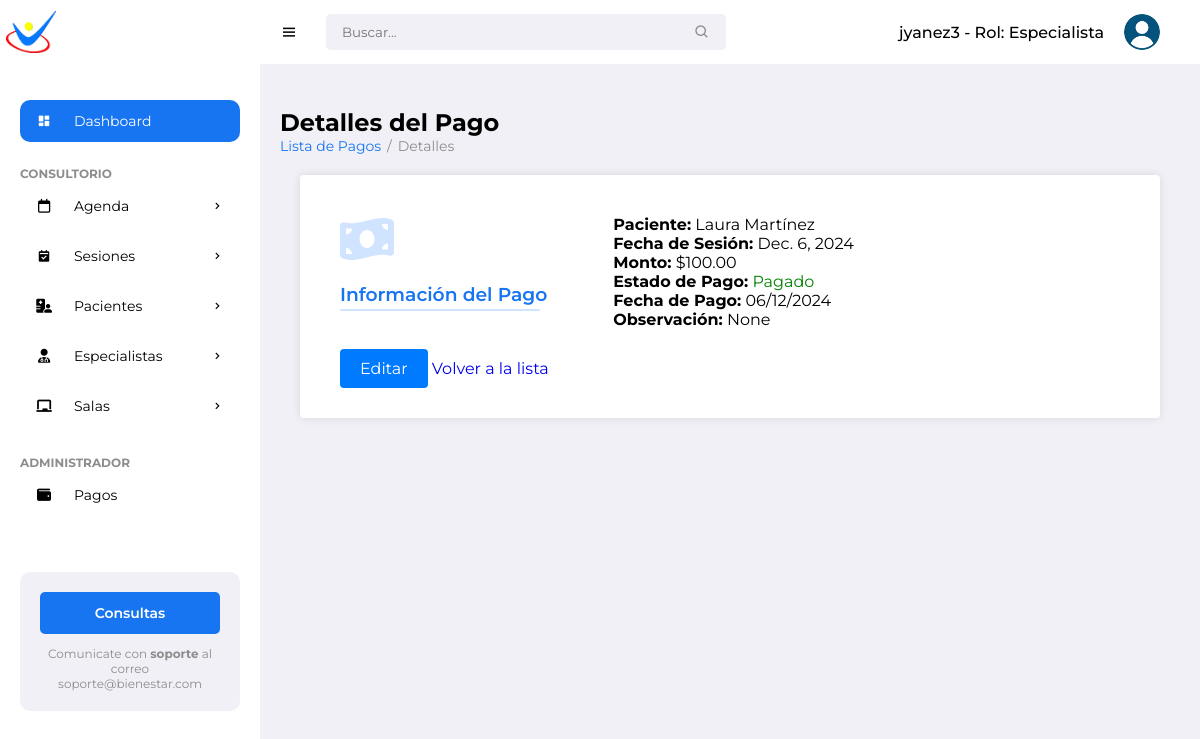
Page /payments/7/ (signed in) on the committed database.
### pacientes/models.py (models this page shows, shortened)
class Specialist(models.Model):
    ROLES = [
        ('especialista', 'Especialista'),
        ('administrador', 'Administrador'),
    ]
    user = models.OneToOneField(
    User,
    on_delete=models.CASCADE,
    related_name='specialist_profile',
    null=True  # Temporalmente permite nulos para manejar datos existentes
    )
    specialty = models.CharField(max_length=100)
    phone = models.CharField(max_length=20)
    dni = models.CharField(max_length=20, unique=True)
    profile_image = models.ImageField(upload_to='specialist_images/', null=True, blank=True)
    role = models.CharField(max_length=20, choices=ROLES, default='especialista')

class Payment(models.Model):
    session = models.OneToOneField(Session, on_delete=models.CASCADE, related_name='payment')
    is_paid = models.BooleanField(default=False)
    payment_date = models.DateField(null=True, blank=True)
    amount = models.DecimalField(max_digits=10, decimal_places=2)
    payment_observation = models.TextField(blank=True, null=True)
    created_at = models.DateTimeField(auto_now_add=True)
    updated_at = models.DateTimeField(auto_now=True)
    class Meta:
        ordering = ['-session__date']
        verbose_name = 'Payment'
        verbose_name_plural = 'Payments'

class Session(models.Model):
    STATUS_CHOICES = [
        ('Pendiente', 'Pendiente'),
        ('Realizada', 'Realizada'),
        ('Cancelada', 'Cancelada')
    ]
    patient = models.ForeignKey(Patient, on_delete=models.CASCADE, related_name='sessions')
    specialist = models.ForeignKey(Specialist, on_delete=models.CASCADE, related_name='sessions')
    room = models.ForeignKey(Room, on_delete=models.SET_NULL, null=True, related_name='sessions')
    date = models.DateField()
    time = models.TimeField()
    objective = models.CharField(max_length=255)
    activity = models.TextField()
    materials = models.TextField(blank=True)
    observation = models.TextField(blank=True)
    attachment = models.FileField(upload_to='session_attachments/', blank=True, null=True)
    status = models.CharField(
        max_length=10,
        choices=STATUS_CHOICES,
        default='Pendiente',
        help_text="Estado de la sesión: 'Pendiente', 'Completada o 'Cancelada'."
    )
    paid_in_advance = models.BooleanField(default=False, verbose_name="Pagada por adelantado")

class Patient(models.Model):
    name = models.CharField(max_length=100)
    surname = models.CharField(max_length=100)
    date_of_birth = models.DateField()
    gender = models.CharField(max_length=10, choices=[('M','Male'), ('F','Female')])
    address = models.CharField(max_length=255)
    phone_number = models.CharField(max_length=20)
    email = models.EmailField()
    cost_session = models.DecimalField(max_digits=10, decimal_places=2, default=0)
    photo = models.ImageField(upload_to='patient_photos/', blank=True, null=True)
    marital_status = models.CharField(max_length=20)
    medical_diagnosis = models.TextField()
    attachments = models.FileField(upload_to='patient_attachments/', blank=True, null=True)
    therapy = models.CharField(max_length=100)
    education = models.CharField(max_length=100, default='No especificado')
    therapist = models.ForeignKey(Specialist, on_delete=models.SET_NULL, null=True, related_name='patients')
    medical_history = models.TextField(blank=True, null=True)
    allergies = models.CharField(max_length=255, blank=True)  # Changed from TextField
    emergency_contact_name = models.CharField(max_length=100)
    emergency_contact_phone = models.CharField(max_length=20)  # Updated length
    notes = models.TextField(blank=True)
    created_date = models.DateTimeField(auto_now_add=True)
    status = models.CharField(max_length=50, choices=[
        ('Active', 'Active'),
        ('Discharged', 'Discharged'),
        ('Suspended', 'Suspended')
    ], blank=True,
        null=True)

### pacientes/views.py (the view)
# urls.py: path('payments/<int:payment_id>/', views.payment_detail, name='payment_detail'),
@login_required
def payment_detail(request, payment_id):
    payment = get_object_or_404(Payment, id=payment_id)
    return render(request, 'pacientes/payments/payment_detail.html',
                 {'payment': payment})

### pacientes/templates/pacientes/payments/payment_detail.html
{% extends "pacientes/base/base.html" %}
{% block content %}
<h1>Detalles del Pago</h1>
<ul class="breadcrumbs">
    <li><a href="{% url 'payment_list' %}">Lista de Pagos</a></li>
    <li class="divider">/</li>
    <li><a href="#" class="active">Detalles</a></li>
</ul>
<div class="form-container">
    <div class="row section">
        <div class="col-title">
            <i class="fas fa-money-bill-wave"></i>
            <h3>Información del Pago</h3>
        </div>
        <div class="col-fields">
            <p><strong>Paciente:</strong> {{ payment.session.patient.name }} {{ payment.session.patient.surname }}</p>
            <p><strong>Fecha de Sesión:</strong> {{ payment.session.date }}</p>
            <p><strong>Monto:</strong> ${{ payment.amount }}</p>
            <p><strong>Estado de Pago:</strong>
                <span style="color: {% if payment.is_paid %}green{% else %}red{% endif %};">
                    {% if payment.is_paid %}Pagado{% else %}No Pagado{% endif %}
                </span>
            </p>
            <p><strong>Fecha de Pago:</strong> {{ payment.payment_date|date:"d/m/Y" }}</p>
            <p><strong>Observación:</strong> {{ payment.payment_observation }}</p>
        </div>
    </div>
    <div class="button-group">
        <a href="{% url 'edit_payment' payment.id %}" class="btn btn-primary">Editar</a>
        <a href="{% url 'payment_list' %}" class="btn btn-secondary">Volver a la lista</a>
    </div>
</div>
{% endblock %}

### pacientes/templates/pacientes/base/base.html (shortened to what this page needs)
{% load static %}
<!DOCTYPE html>
<html lang="en">
<head>
	<link href='https://unpkg.com/boxicons@2.0.9/css/boxicons.min.css' rel='stylesheet'>
	<link rel="stylesheet" href="https://cdnjs.cloudflare.com/ajax/libs/font-awesome/6.5.2/css/all.min.css">
	<link rel="stylesheet" href="{% static 'pacientes/css/styles.css' %}">
</head>
<body>
		<section id="sidebar">
			<a href="#" class="brand"><img src="{% static 'pacientes/images/min_logo.png' %}" alt="" style="width: 50px;"></a>
			<ul class="side-menu">
				<li><a href="#" class="active"><i class='bx bxs-dashboard icon' ></i> Dashboard</a></li>
				<li class="divider" data-text="Consultorio"></li>
				<li>
					<a href="{% url 'calendar' %}"><i class="fa-regular fa-calendar icon"></i>Agenda <i class='bx bx-chevron-right icon-right' ></i></a>
				</li>
				<li>
					<a href="{% url 'reservation_list' %}">
						<i class='bx bxs-calendar-check icon'></i> Sesiones
						<i class='bx bx-chevron-right icon-right'></i>
					</a>
				</li>
				<li>
					<a href="#"><i class="fa-solid fa-hospital-user icon"></i> Pacientes <i class='bx bx-chevron-right icon-right' ></i></a>
				</li>
				<li>
					<a href="#">
						<i class="fa-solid fa-user-doctor icon"></i> Especialistas
						<i class='bx bx-chevron-right icon-right'></i>
					</a>
				</li>
				<li>
			<a href="#">
				<i class="fas fa-chalkboard icon"></i> Salas
			<i class='bx bx-chevron-right icon-right'></i>
			</a>
	       </li>
			<li class="divider" data-text="Administrador"></li>
			<li><a href="{% url 'payment_list' %}"><i class="fa-solid fa-wallet icon"></i> Pagos</a></li>
		</ul>
			<div class="ads">
				<div class="wrapper">
					<a href="mailto:soporteit@ingenieriaterra.com.ar" class="btn-upgrade">Consultas</a>
					<p>Comunicate con <span>soporte</span> al correo soporte@bienestar.com</p>
				</div>
			</div>
		</section>
	<section id="content">
		<nav>
			<i class='bx bx-menu toggle-sidebar' ></i>
			<form action="#">
				<div class="form-group">
					<input type="text" placeholder="Buscar...">
					<i class='bx bx-search icon' ></i>
				</div>
			</form>
			<div class="profile">
				<span class="username">
					{{ user.username }}
					{% if user.specialist_profile %}
						- Rol: {{ user.specialist_profile.role|title }}
					{% else %}
						- Rol: Usuario sin perfil asignado
					{% endif %}
				</span>
				<img src="{% static 'pacientes/images/usuario.png' %}" alt="">
			</div>
		</nav>
		<main>
			  <div class="main-content">
                {% block content %}{% endblock %}
            </div>
		</main>
</body>
</html>

### pacientes/static/pacientes/css/styles.css (style rules this page uses)
* { font-family: 'Montserrat', sans-serif; margin: 0; padding: 0; box-sizing: border-box; }
:root { --grey: #F1F0F6; --dark-grey: #8D8D8D; --light: #fff; --dark: #000; --green: #81D43A; --light-green: #E3FFCB; --blue: #1775F1; --light-blue: #D0E4FF; --dark-blue: #0C5FCD; --red: #FC3B56; }
html { overflow-x: hidden; }
body { background: var(--grey); overflow-x: hidden; }
a { text-decoration: none; }
h1 { color: #000; }
li { list-style: none; }
#sidebar { position: fixed; max-width: 260px; width: 100%; background: var(--light); top: 0; left: 0; height: 100%; overflow-y: auto; scrollbar-width: none; transition: all .3s ease; z-index: 200; }
#sidebar .brand { font-size: 24px; display: flex; align-items: center; height: 64px; font-weight: 700; color: var(--blue); position: sticky; top: 0; left: 0; z-index: 100; background: var(--light); transition: all .3s ease; padding: 0 6px; }
#sidebar .icon { min-width: 48px; display: flex; justify-content: center; align-items: center; margin-right: 6px; }
#sidebar .icon-right { margin-left: auto; transition: all .3s ease; }
#sidebar .side-menu { margin: 36px 0; padding: 0 20px; transition: all .3s ease; }
#sidebar .side-menu a { display: flex; align-items: center; font-size: 14px; color: var(--dark); padding: 12px 16px 12px 0; transition: all .3s ease; border-radius: 10px; margin: 4px 0; white-space: nowrap; }
#sidebar .side-menu > li > a.active, #sidebar .side-menu > li > a.active:hover { background: var(--blue); color: var(--light); }
#sidebar .divider { margin-top: 24px; font-size: 12px; text-transform: uppercase; font-weight: 700; color: var(--dark-grey); transition: all .3s ease; white-space: nowrap; }
#sidebar .ads { width: 100%; padding: 20px; }
#sidebar .ads .wrapper { background: var(--grey); padding: 20px; border-radius: 10px; }
#sidebar .btn-upgrade { font-size: 14px; display: flex; justify-content: center; align-items: center; padding: 12px 0; color: var(--light); background: var(--blue); transition: all .3s ease; border-radius: 5px; font-weight: 600; margin-bottom: 12px; }
#sidebar .ads .wrapper p { font-size: 12px; color: var(--dark-grey); text-align: center; }
#sidebar .ads .wrapper p span { font-weight: 700; }
#content { position: relative; width: calc(100% - 260px); left: 260px; transition: all .3s ease; }
nav { background: var(--light); height: 64px; padding: 0 20px; display: flex; align-items: center; grid-gap: 28px; position: sticky; top: 0; left: 0; z-index: 100; }
nav .toggle-sidebar { font-size: 18px; cursor: pointer; }
nav form { max-width: 400px; width: 100%; margin-right: auto; }
nav .form-group { position: relative; }
nav .form-group input { width: 100%; background: var(--grey); border-radius: 5px; border: none; outline: none; padding: 10px 36px 10px 16px; transition: all .3s ease; }
nav .form-group .icon { position: absolute; top: 50%; transform: translateY(-50%); right: 16px; color: var(--dark-grey); }
nav .profile { position: relative; display: flex; align-items: center; margin-right: 20px; grid-gap: 10px; }
nav .profile img { width: 36px; height: 36px; border-radius: 50%; object-fit: cover; cursor: pointer; }
nav .profile .username { font-size: 16px; font-weight: 500; color: var(--dark); margin-right: 10px; }
main { width: 100%; padding: 24px 20px 20px 20px; }
main .breadcrumbs { display: flex; grid-gap: 6px; }
main .breadcrumbs li, main .breadcrumbs li a { font-size: 14px; }
main .breadcrumbs li a { color: var(--blue); }
main .breadcrumbs li a.active, main .breadcrumbs li.divider { color: var(--dark-grey); pointer-events: none; }
.form-container { max-width: 100%; margin: 20px; padding: 40px; background-color: var(--light); border-radius: 4px; box-shadow: 0 0 10px rgba(0, 0, 0, 0.1); }
.form-container h3 { position: relative; margin-bottom: 15px; color: var(--blue); font-weight: 600; }
.form-container h3::after { content: ""; position: absolute; left: 0; bottom: -5px; width:200px; height: 2px; background-color: var(--light-blue); border-radius: 2px; }
.form-container i { font-size: 3em; color: var(--light-blue); padding-bottom: 20px; }
.row { display: flex; margin-bottom: 30px; gap: 20px; }
.col-title { flex: 1; align-self: flex-start; }
.col-fields { flex: 2; }
.btn.btn-primary { background-color: #007bff; color: #fff; padding: 10px 20px; border: none; border-radius: 4px; cursor: pointer; }

### rows in the picture
Payment: session.patient.name "Laura", session.patient.surname "Martínez", session "Dec. 6, 2024", amount "100.00", payment_date "06/12/2024", payment_observation "None"

### other values in the picture
{{ user.username }} "jyanez3"
{{ user.specialist_profile.role|title }} "Especialista"
